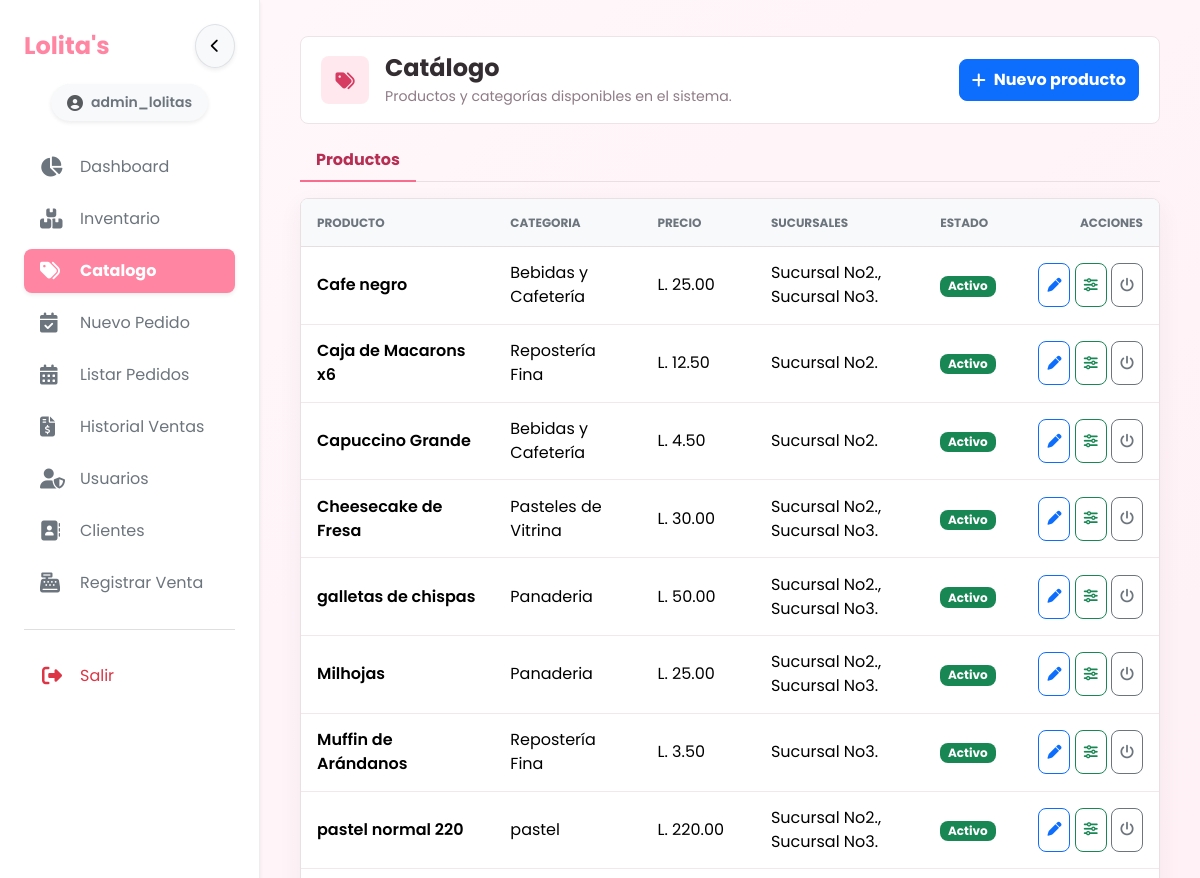
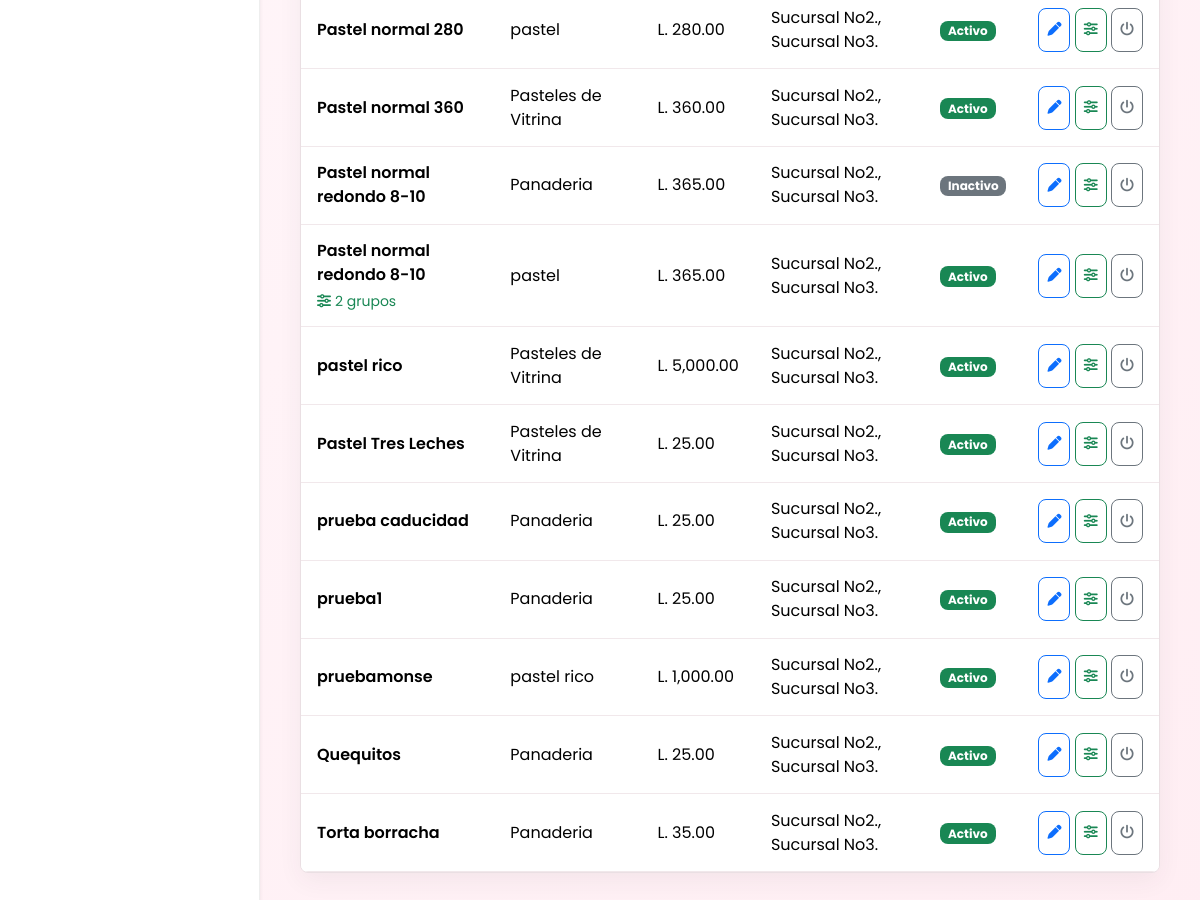
Screenshot of /index.php?view=catalogo (signed in) with the database file from the repository (2 pictures, top to bottom).
### tables this page shows
CREATE TABLE `productos` (
  `id_producto` int NOT NULL AUTO_INCREMENT,
  `id_categoria` int DEFAULT NULL,
  `tipo_producto` enum('pastel','panaderia') NOT NULL DEFAULT 'panaderia',
  `nombre_producto` varchar(100) NOT NULL,
  `descripcion` text,
  `precio_base` decimal(10,2) NOT NULL,
  `imagen_url` varchar(255) DEFAULT NULL,
  `dias_vida_util` int DEFAULT '0',
  `estado` enum('Activo','Inactivo') NOT NULL DEFAULT 'Activo',
  PRIMARY KEY (`id_producto`),
  KEY `id_categoria` (`id_categoria`),
  KEY `idx_productos_estado_nombre` (`estado`,`nombre_producto`),
  CONSTRAINT `productos_ibfk_1` FOREIGN KEY (`id_categoria`) REFERENCES `categorias` (`id_categoria`) ON DELETE SET NULL
);

CREATE TABLE `categorias` (
  `id_categoria` int NOT NULL AUTO_INCREMENT,
  `nombre_categoria` varchar(50) NOT NULL,
  `estado` enum('Activo','Inactivo') NOT NULL DEFAULT 'Activo',
  PRIMARY KEY (`id_categoria`),
  UNIQUE KEY `uq_categorias_nombre` (`nombre_categoria`)
);

### app/Services/CatalogService.php (called while the page is built, shortened)
<?php
final class CatalogService
{
    public function data(): array
    {
        $products = $this->db->query(
            "SELECT p.id_producto, p.nombre_producto, p.descripcion, p.precio_base, p.dias_vida_util, p.estado,
                    p.id_categoria, c.nombre_categoria,
                    GROUP_CONCAT(DISTINCT i.id_sucursal ORDER BY i.id_sucursal) AS branch_ids,
                    GROUP_CONCAT(DISTINCT s.nombre_sucursal ORDER BY s.nombre_sucursal SEPARATOR ', ') AS sucursales,
                    (SELECT COUNT(*) FROM producto_personalizacion_grupos ppg WHERE ppg.id_producto = p.id_producto) AS grupos_personalizacion
             FROM productos p
             JOIN categorias c ON c.id_categoria = p.id_categoria
             LEFT JOIN inventario i ON i.id_producto = p.id_producto
             LEFT JOIN sucursales s ON s.id_sucursal = i.id_sucursal
             GROUP BY p.id_producto, c.nombre_categoria
             ORDER BY p.nombre_producto"
        )->fetchAll(PDO::FETCH_ASSOC);
        $products = array_values(array_filter($products, fn (array $product): bool => $this->canManageBranches($this->ids($product['branch_ids'] ?? ''))));
        $categories = $this->db->query('SELECT id_categoria, nombre_categoria, estado FROM categorias ORDER BY nombre_categoria')->fetchAll(PDO::FETCH_ASSOC);
        return ['productos' => $products, 'categorias' => $categories];
    }
    private function canManageBranches(array $branches): bool
    {
        $allowed = Auth::allowedBranches('products.manage');
        return $allowed === null || ($branches !== [] && array_diff($branches, $allowed) === []);
    }
    private function ids(string $csv): array
    {
        return $csv === '' ? [] : array_map('intval', explode(',', $csv));
    }
}

### app/controllers/CatalogoController.php (called while the page is built, shortened)
<?php
final class CatalogoController
{
    private CatalogService $service;
    public function __construct()
    {
        $this->db = (new Database())->getConnection();
        $this->service = new CatalogService($this->db);
    }
    public function listar(): array
    {
        return $this->service->data();
    }
}

### app/bootstrap.php (called while the page is built, shortened)
<?php
if (!function_exists('e')) {
    function e(mixed $value): string
    {
        return htmlspecialchars((string) $value, ENT_QUOTES | ENT_SUBSTITUTE, 'UTF-8');
    }
}

### views/catalogo/listar.php (the view, shortened to what this page needs)
<div class="container-fluid app-page p-2 p-md-4 management-page catalog-page">
    <header class="app-page-header catalog-header">
        <div class="app-page-header__main">
            <span class="app-page-header__icon" aria-hidden="true"><i class="fa-solid fa-tags"></i></span>
            <div class="app-page-header__copy min-w-0">
            <h2 class="app-page-header__title">Catálogo</h2>
            <p class="app-page-header__subtitle">Productos y categorías disponibles en el sistema.</p>
            </div>
        </div>
        <div class="app-page-header__actions"><a class="btn btn-primary catalog-header__action" href="index.php?view=inventario"><i class="fa-solid fa-plus me-2"></i>Nuevo producto</a></div>
    </header>
    <ul class="nav nav-tabs catalog-tabs mb-3" role="tablist">
        <li class="nav-item" role="presentation"><button class="nav-link active" data-bs-toggle="tab" data-bs-target="#productsTab" type="button" role="tab">Productos</button></li>
    </ul>
    <div class="tab-content">
        <section class="tab-pane fade show active" id="productsTab" role="tabpanel">
            <div class="table-responsive app-panel d-none d-md-block">
                <table class="table table-hover align-middle mb-0 management-table">
                    <thead><tr><th>Producto</th><th>Categoria</th><th>Precio</th><th>Sucursales</th><th>Estado</th><th class="text-end">Acciones</th></tr></thead>
                    <tbody>
                    <?php foreach ($productos as $producto): ?>
                        <?php $productJson = e(json_encode($producto, JSON_UNESCAPED_UNICODE | JSON_HEX_APOS | JSON_HEX_QUOT | JSON_HEX_TAG | JSON_HEX_AMP)); ?>
                        <tr>
                            <td><div class="fw-semibold"><?= e($producto['nombre_producto']) ?></div><?php if ((int) $producto['grupos_personalizacion'] > 0): ?><div class="small text-success mt-1"><i class="fa-solid fa-sliders me-1"></i><?= (int) $producto['grupos_personalizacion'] ?> grupos</div><?php endif; ?></td>
                            <td><?= e($producto['nombre_categoria']) ?></td>
                            <td class="text-nowrap">L. <?= number_format((float) $producto['precio_base'], 2) ?></td>
                            <td><?= e($producto['sucursales'] ?: 'Sin inventario') ?></td>
                            <td><span class="badge <?= $producto['estado'] === 'Activo' ? 'text-bg-success' : 'text-bg-secondary' ?>"><?= e($producto['estado']) ?></span></td>
                            <td class="text-end text-nowrap">
                                <button class="btn btn-sm btn-outline-primary js-edit-product" type="button" title="Editar" data-product='<?= $productJson ?>'><i class="fa-solid fa-pen"></i></button>
                                <button class="btn btn-sm btn-outline-success js-customize-product" type="button" title="Personalizaciones" data-id="<?= (int) $producto['id_producto'] ?>" data-name="<?= e($producto['nombre_producto']) ?>"><i class="fa-solid fa-sliders"></i><span class="visually-hidden">Configurar personalizaciones</span></button>
                                <button class="btn btn-sm btn-outline-secondary js-state-product" type="button" title="Cambiar estado" data-id="<?= (int) $producto['id_producto'] ?>" data-state="<?= $producto['estado'] === 'Activo' ? 'Inactivo' : 'Activo' ?>"><i class="fa-solid fa-power-off"></i></button>
                            </td>
                        </tr>
                    <?php endforeach; ?>
                    </tbody>
                </table>
            </div>
        </section>
    </div>
</div>
<link rel="stylesheet" href="css/views/management.css?v=<?= filemtime(__DIR__ . '/../../public/css/views/management.css') ?>">
<link rel="stylesheet" href="css/views/catalogo.css?v=<?= filemtime(__DIR__ . '/../../public/css/views/catalogo.css') ?>">

### rows the page displays
productos: nombre_producto "Cafe negro", id_categoria.nombre_categoria "Bebidas y Cafetería", precio_base "25.00", sucursales "Sucursal No2., Sucursal No3.", estado "Activo"
productos: nombre_producto "Caja de Macarons x6", id_categoria.nombre_categoria "Repostería Fina", precio_base "12.50", sucursales "Sucursal No2.", estado "Activo"
productos: nombre_producto "Capuccino Grande", id_categoria.nombre_categoria "Bebidas y Cafetería", precio_base "4.50", sucursales "Sucursal No2.", estado "Activo"
productos: nombre_producto "Cheesecake de Fresa", id_categoria.nombre_categoria "Pasteles de Vitrina", precio_base "30.00", sucursales "Sucursal No2., Sucursal No3.", estado "Activo"
productos: nombre_producto "galletas de chispas", id_categoria.nombre_categoria "Panaderia", precio_base "50.00", sucursales "Sucursal No2., Sucursal No3.", estado "Activo"
productos: nombre_producto "Milhojas", id_categoria.nombre_categoria "Panaderia", precio_base "25.00", sucursales "Sucursal No2., Sucursal No3.", estado "Activo"
productos: nombre_producto "Muffin de Arándanos", id_categoria.nombre_categoria "Repostería Fina", precio_base "3.50", sucursales "Sucursal No3.", estado "Activo"
productos: nombre_producto "pastel normal 220", id_categoria.nombre_categoria "pastel", precio_base "220.00", sucursales "Sucursal No2., Sucursal No3.", estado "Activo"
productos: nombre_producto "Pastel normal 280", id_categoria.nombre_categoria "pastel", precio_base "280.00", sucursales "Sucursal No2., Sucursal No3.", estado "Activo"
productos: nombre_producto "Pastel normal 360", id_categoria.nombre_categoria "Pasteles de Vitrina", precio_base "360.00", sucursales "Sucursal No2., Sucursal No3.", estado "Activo"
productos: nombre_producto "Pastel normal redondo 8-10", id_categoria.nombre_categoria "Panaderia", precio_base "365.00", sucursales "Sucursal No2., Sucursal No3.", estado "Inactivo"
productos: nombre_producto "Pastel normal redondo 8-10", grupos_personalizacion "2", id_categoria.nombre_categoria "pastel", precio_base "365.00", sucursales "Sucursal No2., Sucursal No3.", estado "Activo"
productos: nombre_producto "pastel rico", id_categoria.nombre_categoria "Pasteles de Vitrina", precio_base "5,000.00", sucursales "Sucursal No2., Sucursal No3.", estado "Activo"
productos: nombre_producto "Pastel Tres Leches", id_categoria.nombre_categoria "Pasteles de Vitrina", precio_base "25.00", sucursales "Sucursal No2., Sucursal No3.", estado "Activo"
productos: nombre_producto "prueba caducidad", id_categoria.nombre_categoria "Panaderia", precio_base "25.00", sucursales "Sucursal No2., Sucursal No3.", estado "Activo"
productos: nombre_producto "prueba1", id_categoria.nombre_categoria "Panaderia", precio_base "25.00", sucursales "Sucursal No2., Sucursal No3.", estado "Activo"
productos: nombre_producto "pruebamonse", id_categoria.nombre_categoria "pastel rico", precio_base "1,000.00", sucursales "Sucursal No2., Sucursal No3.", estado "Activo"
productos: nombre_producto "Quequitos", id_categoria.nombre_categoria "Panaderia", precio_base "25.00", sucursales "Sucursal No2., Sucursal No3.", estado "Activo"
productos: nombre_producto "Torta borracha", id_categoria.nombre_categoria "Panaderia", precio_base "35.00", sucursales "Sucursal No2., Sucursal No3.", estado "Activo"

### other values shown
$_SESSION['username'] "admin_lolitas"
